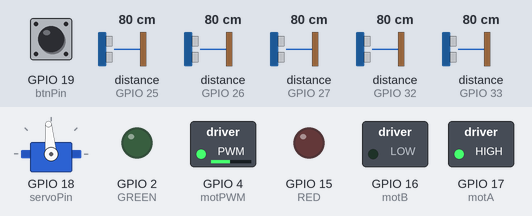
This sketch was run on a simulated ESP32. Shown: servo, switched loads named in the sketch (green lamp = pin HIGH), output pins drawn as LEDs (lit = HIGH). Inputs (shaded band) come from the test bench; at power-on: distance to the obstacle (sensors on GPIO 32, GPIO 25, GPIO 27, GPIO 26, GPIO 33) 80 cm, GPIO 19 (btnPin) HIGH. What the sketch prints to the serial monitor is not drawn.

Above: at 2.2 s.
2.3 s: distance to the obstacle (sensor on GPIO 32) set to 63 cm
3.8 s: distance to the obstacle (sensor on GPIO 32) set to 56 cm
At 4.6 s:
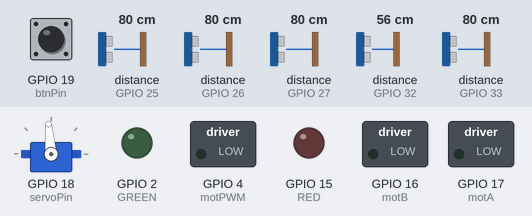
5.4 s: distance to the obstacle (sensor on GPIO 25) set to 64 cm
6.9 s: distance to the obstacle (sensor on GPIO 25) set to 55 cm
At 8.1 s:
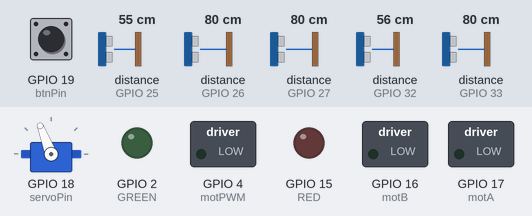
8.4 s: distance to the obstacle (sensor on GPIO 27) set to 71 cm
9.9 s: distance to the obstacle (sensor on GPIO 27) set to 63 cm
At 10.3 s:
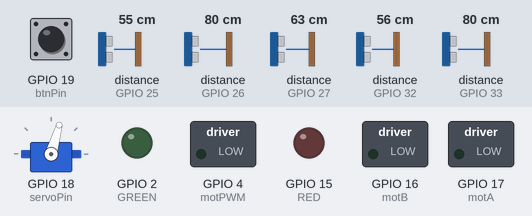
Timing chart, 0 to 12.4 s (numbered marks = the images above; inputs shaded):
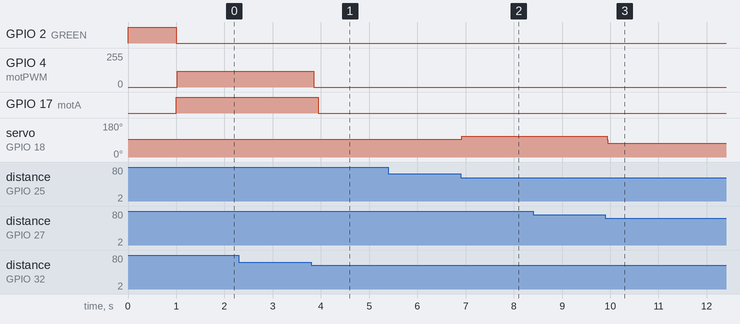

Measured:
- the behaviour switches between 59 and 58 cm on distance to the obstacle (sensor on GPIO 32) (found by bisection; images 0 and 1)
- the behaviour switches between 59 and 58 cm on distance to the obstacle (sensor on GPIO 25) (found by bisection; images 1 and 2)
- the behaviour switches between 69 and 68 cm on distance to the obstacle (sensor on GPIO 27) (found by bisection; images 2 and 3)
- after the input at 3.8 s, GPIO 4 (motPWM): 120/255 → 0/255 after 0.05 s; GPIO 17 (motA): HIGH → LOW after 0.15 s
- after the input at 6.9 s, servo on GPIO 18 (servoPin): 95° → 111° at once
- after the input at 9.9 s, servo on GPIO 18 (servoPin): 111° → 74° at once

The sketch:

QualificationRound.ino
```cpp
float throttle = 0;
float steer = 0;
float throttleMult = 1;
int steerAngle = 30;
int steerMultiplier = 1; // set it to -1 if the steer is reversed
int steerOffset = 5;

float throttleSmoothing = 0.6;
float steerSmoothing = 0.5;

int turnCount = 0;
int totalTurns = 12;
long lastTurnTimer;
int lastTurnTime = 6000;
boolean finished = false;

long rDmin[] = {2, 2, 2};    //Minimum distance range for {Side, Angle, Forward}
long rDmax[] = {60, 70, 60}; //Maximum distance range for {Side, Angle, Forward}

TaskHandle_t handleSonar;

// ---------------------------------- Sonar ---------------------------------- //
#include <NewPing.h>

#define MAX_DISTANCE 120

NewPing sonars[] = {
  NewPing(26, 26, MAX_DISTANCE),
  NewPing(27, 27, MAX_DISTANCE),
  NewPing(32, 32, MAX_DISTANCE),
  NewPing(33, 33, MAX_DISTANCE),
  NewPing(25, 25, MAX_DISTANCE)
};

long dists[] = {0, 0, 0, 0, 0};
// ---------------------------------- Sonar ---------------------------------- //
//                               ---------------                               //
// ---------------------------------- Motor ---------------------------------- //
#define motPWM 4
#define motA 17
#define motB 16
// ---------------------------------- Motor ---------------------------------- //
//                               ---------------                               //
// ---------------------------------- Servo ---------------------------------- //
#include <ESP32Servo.h>

Servo s;
#define servoPin 18
// ---------------------------------- Servo ---------------------------------- //
//                               ---------------                               //
// ----------------------------------- Btn ----------------------------------- //
#define btnPin 19
// ----------------------------------- Btn ----------------------------------- //
//                               ---------------                               //
// ----------------------------------- MPU ----------------------------------- //
#include "Wire.h"
#include <MPU6050_light.h>

MPU6050 mpu(Wire);
long lastAngle;
long currentAngle;
// ----------------------------------- MPU ----------------------------------- //
//                               ---------------                               //
// -------------------------------- INDICATOR -------------------------------- //
#define RED 15
#define GREEN 2

void setup() {
  Serial.begin(115200);

  xTaskCreatePinnedToCore(loopB,    "secondJob", 4096,   NULL,      1,        &handleSonar,            0);
  //                     (function, task name,   memory, parameter, priority, task reference,          core)

  pinMode(motPWM, OUTPUT);
  pinMode(motA, OUTPUT);
  pinMode(motB, OUTPUT);

  s.attach(servoPin);
  setThrottleSteer(0, 0);

  pinMode(btnPin, INPUT);

  pinMode(RED, OUTPUT);
  pinMode(GREEN, OUTPUT);

  //Wire.begin();
  //byte status = mpu.begin();
  Serial.print(F("MPU6050 status: "));
  //Serial.println(status);
  //while(status!=0){ }
  digitalWrite(GREEN, HIGH);

  Serial.println(F("Calculating offsets"));
  // mpu.upsideDownMounting = true;
  //mpu.calcOffsets();
  Serial.println("Done!\n");
  while (digitalRead(btnPin) == 0) { } // wait untill the button is pressed
  delay(1000);
  digitalWrite(GREEN, LOW);

  //currentAngle = mpu.getAngleZ();
  lastAngle = currentAngle;
}

void loop() {
  //mpu.update();
  //currentAngle = mpu.getAngleZ();
  if (abs(lastAngle - currentAngle) > 90) {
    turnCount ++;
    lastAngle = currentAngle;
  }
  if (!finished && turnCount >= totalTurns) { // if the car finishes three laps
    finished = true;
    lastTurnTimer = millis();
  }

  setControls();
  throttle = clamp(throttle, 0, 1);
  steer = clamp(steer, -1, 1);

  thrFromStr();
  setThrottleSteer(throttle, steer);

  if (finished && millis() - lastTurnTimer > lastTurnTime) { // Run another <lastTurnTime> milliseconds
    setThrottleSteer(0, 0); // stop the car
    digitalWrite(GREEN, HIGH);
    while (digitalRead(btnPin) == 0) { } // wait untill the button is pressed
    delay(1000);

    currentAngle = mpu.getAngleZ();
    lastAngle = currentAngle;
    turnCount = 0;
    finished = false;
  }
}

void loopB(void * param) {
  while (true) {
    getDistanceValues();
  }
}


void setControls() {
  float _thr = 1;
  float _steer = 0;

  if (dists[0] < rDmax[0]) {
    float vl = mapFC(dists[0], rDmin[0], rDmax[0], 0.4, 0);
    _steer -= vl * vl;
  }
  if (dists[1] < rDmax[1]) {
    float vl = mapFC(dists[1], rDmin[1], rDmax[1], 0.6, 0);
    _steer -= vl * vl;
  }

  if (dists[3] < rDmax[1]) {
    float vl = mapFC(dists[3], rDmin[1], rDmax[1], 0.6, 0);
    _steer += vl * vl;
  }
  if (dists[4] < rDmax[0]) {
    float vl = mapFC(dists[4], rDmin[0], rDmax[0], 0.4, 0);
    _steer += vl * vl;
  }


  if (dists[2] < rDmax[2]) {
    _thr -= mapFC(dists[2], rDmin[2], rDmax[2], 1, 0);
    _steer *= mapFC(dists[2], rDmin[2], rDmax[2]*3, 3.5, 1);
  }
  throttle = lerpF(throttle, _thr, throttleSmoothing);
  steer = lerpF(steer, _steer, steerSmoothing);
}

void thrFromStr(){
  throttle *= mapFC(abs(steer), 0, 1, 1, 0.6);
}

void getDistanceValues() {
  long sonarTimer = millis();
  Serial.print("Sonar Values: ");
  for (int i = 0; i < 5; i++) {
    dists[i] = sonars[i].ping_cm();
    if (dists[i] == 0) {
      dists[i] = MAX_DISTANCE;
    }
    Serial.print(dists[i]);
    Serial.print(" - ");
  }
  Serial.println(" | ");
  delay(10);
  while (millis() - sonarTimer < 15) { } // ensures a 30ms delay between pings per sonar
}

void setThrottleSteer(float _thr, float _str) {
  _thr *= throttleMult;
  Serial.println(int(_thr * 255));
  if (_thr == 0) {
    digitalWrite(motA, LOW);
    digitalWrite(motB, LOW);
  }
  else if (_thr > 0) {
    digitalWrite(motA, HIGH);
    digitalWrite(motB, LOW);
    analogWrite(motPWM, int(_thr * 255));
  }
  else {
    digitalWrite(motA, LOW);
    digitalWrite(motB, HIGH);
    analogWrite(motPWM, int(-_thr * 255));
  }

  s.write(90 + _str * steerAngle * steerMultiplier + steerOffset);
}

float mapF(float x, float in_min, float in_max, float out_min, float out_max) {
  return (x - in_min) * (out_max - out_min) / (in_max - in_min) + out_min;
}

float mapFC(float x, float in_min, float in_max, float out_min, float out_max) {
  return clamp( mapF(x, in_min, in_max, out_min, out_max), out_min, out_max);
}

float clamp(float val, float mini, float maxi) {
  if (val < mini) {
    return mini;
  }
  if (val > maxi) {
    return maxi;
  }
  return val;
}

float lerpF(float a, float b, float t)
{
  return a + t * (b - a);
}
```
